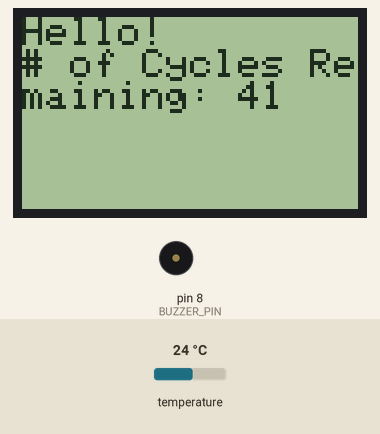
Recording of a sketch running on a simulated Arduino Uno, built with avr-gcc and run on an emulated ATmega328P. On the bench: 84×48 one-colour display, buzzer (waves = sounding, pin HIGH). The inputs (shaded band) are chosen by the test bench; at power-on: temperature 24 °C. What the sketch prints to the serial monitor is not drawn.

Above: at 0.1 s.
At 5.68 s:
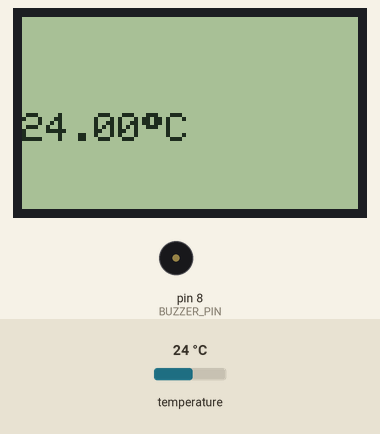
At 6.08 s:
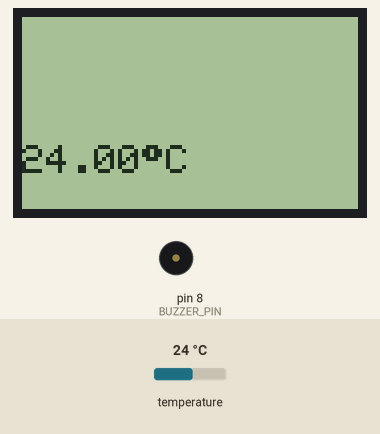
At 6.48 s:
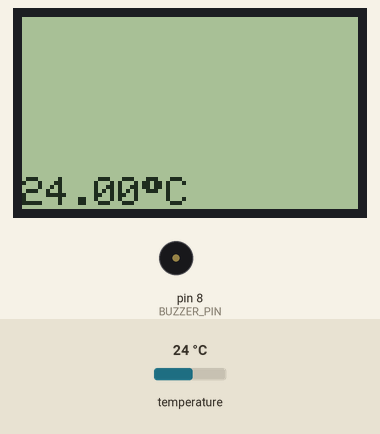

Measured:
- what the display in image 1 shows lasts 0.4 s, from 5.5 s to 5.9 s

The sketch:

TempSensor.ino
```cpp
#include <Wire.h>
#include <OneWire.h>
#include <DallasTemperature.h>
#include <SPI.h>
#include <Adafruit_PCD8544.h>
#include <Adafruit_SPITFT_Macros.h>
#include <Adafruit_SPITFT.h>
#include <gfxfont.h>
#include <Adafruit_GFX.h>
#include <EEPROM.h>

#define ONE_WIRE_BUS 2
#define EEPROM_ADDR 0
#define BUZZER_PIN 8

DeviceAddress thermAddress;
Adafruit_PCD8544 display = Adafruit_PCD8544(7, 6, 5, 4, 3);
OneWire oneWire(ONE_WIRE_BUS); // create a oneWire instance to communicate with temperature IC
DallasTemperature tempSensor(&oneWire);  // pass the oneWire reference to Dallas Temperature

char cycles_used = 0;
char cycles_remaining;
unsigned long start_time = 0;  //time in milliseconds
unsigned long current_time = 0;
float temp;
bool hot = false;

void setup() {
  Serial.begin(9600);
  cycles_used = (char)EEPROM.read(EEPROM_ADDR);
  cycles_remaining = 40 - (char)cycles_used;

  pinMode(BUZZER_PIN, OUTPUT);
  //Debug w/o LCD
  Serial.println("Start!");
  //Power on sequence for new use
  //Output Welcome Message, Number of Cycles remaining to LCD
  display.begin();
  display.setContrast(57); //Edit as needed
  display.clearDisplay();
  display.setTextSize(1);
  display.setTextColor(BLACK);
  display.setCursor(0,0);
  display.println("Hello!");
  display.print("# of Cycles Remaining: ");
  display.println(cycles_remaining, DEC);
  display.display();
  delay(5000);
  display.clearDisplay();

  tempSensor.begin(); // initialize the temp sensor
  if (!tempSensor.getAddress(thermAddress, 0))
    Serial.println("Unable to find Device.");
  else {
    Serial.print("Device 0 Address: ");
    printAddress(thermAddress);
    Serial.println();
  }
  tempSensor.setResolution(thermAddress, 11);      // set the temperature resolution (9-12)

}

void loop() {
  tempSensor.requestTemperatures();
  temp = displayTemp(tempSensor.getTempC(thermAddress));
  //Once boiling point reached, wait one minute to alert
  //Error checks for false read
  if (temp >= 100 && hot == false) {
    hot = true;
    start_time = millis();
  }
  else if (temp >= 100 && hot == true) {
    current_time = millis();
    if (current_time-start_time >= 60000) {
      displayAlert();
    }
  }
  else {
    hot = false;
  }
  Serial.print("Current time: ");
  Serial.println(current_time-start_time);
}

float displayTemp(float tempReading) {             // temperature comes in as a float with 2 decimal place
  // show temperature °C
  display.clearDisplay();
  display.print(tempReading, 2);  // rounded to 2 decimal places
  display.print((char)247);              // degree symbol
  display.println("C");
  Serial.print(tempReading);      // serial debug output
  Serial.print("°");
  Serial.println("C  ");

  display.display();                    // update the LCD display with all the new text
  return tempReading;
}

//Output LCD Message saying water's ready, buzzer sounds, and eeprom updates
//This continues until pushbutton pressed (careful of debounce!)
void displayAlert() {
  cycles_used++;
  EEPROM.write(EEPROM_ADDR, cycles_used);
  display.clearDisplay();
  display.println("Water's Ready!");
  display.display();
  Serial.println("Water's Ready!");
  while (true) {
    tone(BUZZER_PIN, 700, 1000);
    delay(2000);
  }
}

// print device address from the address array
void printAddress(DeviceAddress deviceAddress)
{
  for (uint8_t i = 0; i < 8; i++)
  {
    if (deviceAddress[i] < 16) Serial.print("0");
    Serial.print(deviceAddress[i], HEX);
  }
}
```
